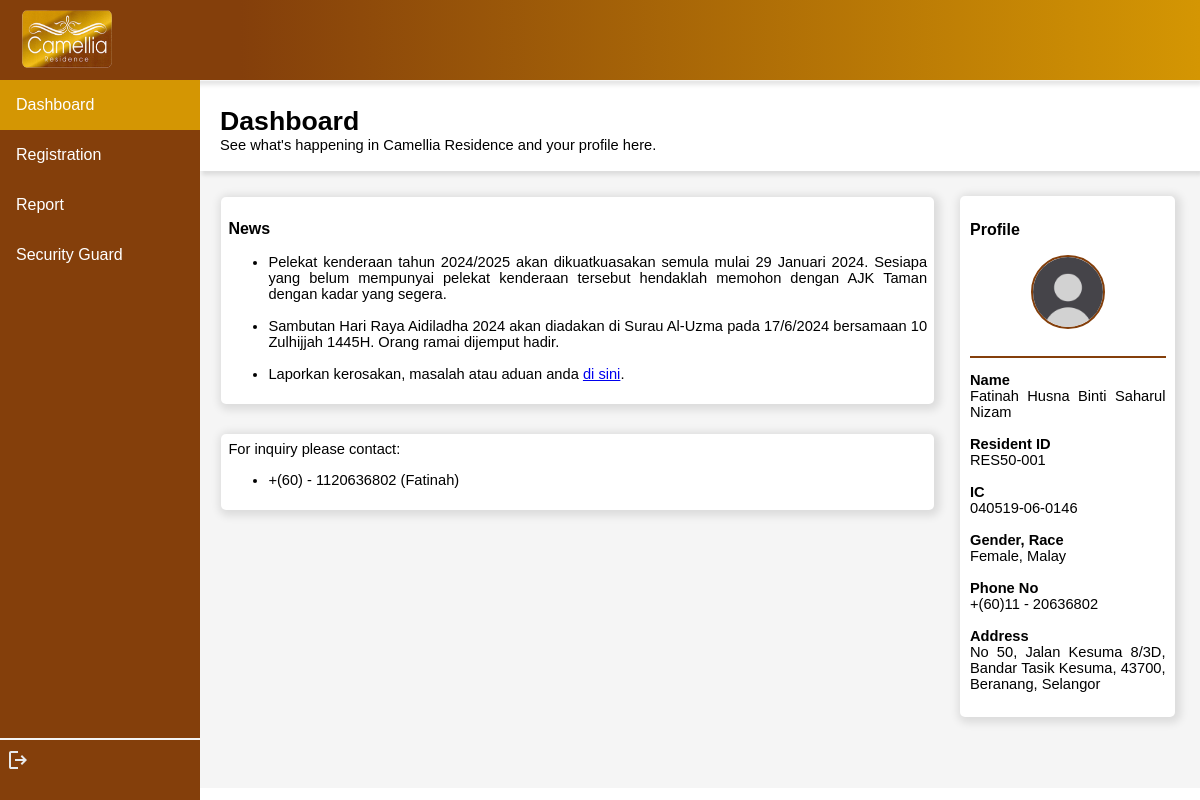
The app's page /camelliaresidence/residentdashboard/RES50-001 with its own data.
### residentialvisitor/models.py (models this page shows)
class Resident(models.Model):
    resID = models.CharField(max_length=10, primary_key=True)
    resName = models.TextField(max_length=255)
    resIC = models.CharField(max_length=14)
    resGender = models.TextField(max_length=6)
    resRace = models.TextField(max_length=20)
    resPhoneno = models.CharField(max_length=20)
    houseNo = models.CharField(max_length=6)
    street = models.CharField(max_length=30)
    address = models.CharField(max_length=255)
    resPassword = models.CharField(max_length=10)

### residentialvisitor/views.py (the view)
# urls.py: path('residentdashboard/<str:resID>', views.resident_dashboard, name='resident_dashboard'),
def resident_dashboard(request, resID):
    myresident = Resident.objects.get(resID=resID)
    dict = {
        'myresident':myresident,
    }
    return render(request, 'resident_dashboard.html', dict)

### residentialvisitor/templates/resident_dashboard.html (shortened to what this page needs)
<!DOCTYPE html>
<html lang="en">
<head>
</head>
<body>
    {% load static %}
    <header>
        <img src="{% static 'logo.png' %}" alt="" width="90px" height="58px" style="float: left; margin-left: 1%;">
    </header>
    <div class="sidenav">
        <a href="{% url 'resident_dashboard' myresident.resID %}" class="active" id="page">Dashboard</a>
        <a href="{% url 'resident_registration' myresident.resID %}" id="page">Registration</a>
        <a href="{% url 'resident_report' myresident.resID %}" id="page">Report</a>
        <a href="{% url 'resident_guard' myresident.resID %}" id="page">Security Guard</a>
        <br>
        <hr style="margin-top: 440px;">
        <a href="{% url 'resident_login' %}" style="margin-left: 3%;"><svg xmlns="http://www.w3.org/2000/svg" height="24px" viewBox="0 -960 960 960" width="24px" fill="#e8eaed"><path d="M200-120q-33 0-56.5-23.5T120-200v-560q0-33 23.5-56.5T200-840h280v80H200v560h280v80H200Zm440-160-55-58 102-102H360v-80h327L585-622l55-58 200 200-200 200Z"/></svg></a>
    </div>
    <div class="content">
        <div id="title">
            <p><span style="font-size: 20pt; font-weight: bold;">Dashboard <br></span>See what's happening in Camellia Residence and your profile here.</p>
        </div>
        <div style="display: flex; margin: 1%; justify-content: center; height: max-content;">
            <div style="margin-top: 0.5%;">
                <div class="info" style="height: max-content; margin-bottom: 4%;">
                    <p style="font-size: 12pt; font-weight: bold;">News</p>
                    <ul style="text-align: justify;">
                        <li>Pelekat kenderaan tahun 2024/2025 akan dikuatkuasakan semula mulai 29 Januari 2024. Sesiapa yang belum mempunyai pelekat kenderaan tersebut hendaklah memohon dengan AJK Taman dengan kadar yang segera.</li><br>
                        <li>Sambutan Hari Raya Aidiladha 2024 akan diadakan di Surau Al-Uzma pada 17/6/2024 bersamaan 10 Zulhijjah 1445H. Orang ramai dijemput hadir.</li><br>
                        <li>Laporkan kerosakan, masalah atau aduan anda <a href="{% url 'resident_report' myresident.resID %}">di sini</a>.</li>
                    </ul>
                </div>
                <div class="info" style=" height: max-content;">
                    For inquiry please contact:
                    <ul>
                        <li>+(60) - 1120636802 (Fatinah)</li>
                    </ul>
                </div>
            </div>
            <div class="info" style="width: 40%; height: max-content; text-align: justify;">
                <p style="font-size: 12pt; font-weight: bold;">Profile</p>
                <center><img src="{% static 'pfpp.jpg' %}" alt="" width="70px" height="70px" style="border-radius: 100%; border: #843F0B solid 2px;"></center><br><hr style="border: #843F0B solid 0.5px;">
                <p>
                    <b>Name</b><br>
                    {{myresident.resName}} <br><br>
                    <b>Resident ID</b><br>
                    {{myresident.resID}} <br><br>
                    <b>IC </b><br>
                    {{myresident.resIC}} <br><br>
                    <b>Gender, Race</b><br>
                    {{myresident.resGender}}, {{myresident.resRace}} <br><br>
                    <b>Phone No</b><br>
                    {{myresident.resPhoneno}} <br><br>
                    <b>Address</b><br>
                    {{myresident.address}}
                </p>
            </div>
        </div>
    </div>
</body>
</html>

### residentialvisitor/templates/resident_dashboard.html (style rules this page uses)
body { margin: 0%; top: 0; font-family: Verdana, Geneva, Tahoma, sans-serif; }
header { background-image: linear-gradient(270deg, rgba(212, 150, 3, 1) 0%, rgba(132, 63, 11, 1) 80%); height: 70px; border-bottom: 1px solid whitesmoke; padding-top: 10px; padding-left: 10px; top: 0; position: sticky; background-color: white; box-shadow: 2px 4px 4px rgba(0, 0, 0, 0.1); }
.sidenav { height: 100%; width: 200px; position: fixed; z-index: 1; top: 80px; left: 0; background-color: #843F0B; overflow-x: hidden; }
.sidenav #page { display: block; color: white; padding: 16px; text-decoration: none; }
.sidenav #page.active { background-color: #d49603; color: white; }
div.content { margin-left: 200px; height: 707px; background-color: whitesmoke; font-size: 11pt; }
#title { background-color: white; box-shadow: 2px 4px 4px rgba(0, 0, 0, 0.1); height: 80px; padding-left: 2%; padding-top: 1%; }
.info { background-color: white; box-shadow: 2px 2px 8px 4px rgba(0, 0, 0, 0.1); border-radius: 5px; padding: 1%; margin: 1.5%; }
hr { border: 0.5px solid whitesmoke; }

### records on screen
Resident: resName "Fatinah Husna Binti Saharul Nizam", resID "RES50-001", resIC "040519-06-0146", resGender "Female", resRace "Malay", resPhoneno "+(60)11 - 20636802", address "No 50, Jalan Kesuma 8/3D, Bandar Tasik Kesuma, 43700, Beranang, Selangor"
